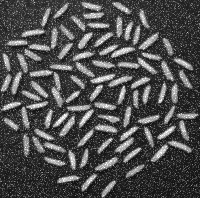
#> input picture images/rice_gaussian_noise.png, 200 x 198 px
$ python Q5b.py
#> lines starting #> are read from the running program, lines starting #| are printed output that depends on the picture; after the words box and inside, x2 and y2 are one past the last pixel; in counts of white or black regions, pixels touching at a corner belong together
import cv2
import numpy as np

# Load image
image = cv2.imread('images/rice_gaussian_noise.png', cv2.IMREAD_GRAYSCALE)
#> image is the input picture: shape (198, 200); min 10, max 255, mean 78.4

# Preprocessing (Gaussian blur)
blurred = cv2.GaussianBlur(image, (5, 5), 0)
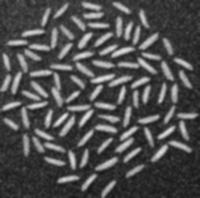
#> blurred: shape (198, 200); min 23, max 228, mean 78.4

# Thresholding (Otsu's method)
_, thresholded = cv2.threshold(blurred, 0, 255, cv2.THRESH_BINARY + cv2.THRESH_OTSU)
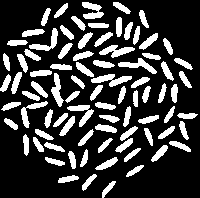
#> thresholded: shape (198, 200); 23.7% white; 84 white regions, largest, box (x1, y1, x2, y2) and area: (91, 74, 132, 87) 259, (99, 45, 135, 58) 233, (118, 58, 157, 74) 224

# Morphological operations (opening and closing)
kernel = np.ones((3, 3), np.uint8)
opening = cv2.morphologyEx(thresholded, cv2.MORPH_OPEN, kernel, iterations=2)
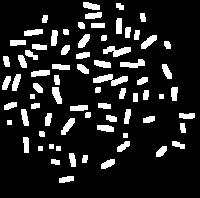
#> opening: shape (198, 200); 13.6% white; 74 white regions, largest, box (x1, y1, x2, y2) and area: (93, 74, 128, 86) 220, (103, 46, 131, 57) 178, (120, 59, 145, 68) 137
closing = cv2.morphologyEx(opening, cv2.MORPH_CLOSE, kernel, iterations=2)
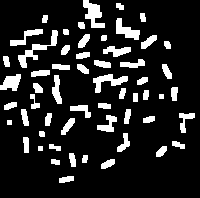
#> closing: shape (198, 200); 14.4% white; 57 white regions, largest, box (x1, y1, x2, y2) and area: (18, 30, 58, 68) 350, (83, 0, 105, 28) 330, (93, 74, 128, 93) 284

# Connected component analysis
num_labels, labels, stats, centroids = cv2.connectedComponentsWithStats(closing)
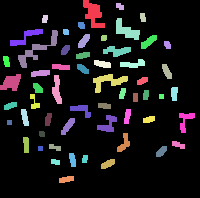
#> labels: shape (198, 200) int32; 58 distinct labels, from 0 to 57; one colour per label, 0 black
#> num_labels = 58; stats = 58 rows, first 6: [0, 0, 200, 198, 33901], [83, 0, 22, 28, 330], [116, 3, 8, 7, 44], [140, 13, 6, 9, 47], [42, 15, 6, 8, 42], [116, 18, 24, 22, 260]; centroids = 58 pairs, first value 6.03 to 185, second value 6 to 178.9

# Count of rice grains (excluding background)
rice_count = num_labels - 1
#> rice_count = 57

print(f"Number of rice grains in the image: {rice_count}")
#| Number of rice grains in the image: 57

$ run again, with images/rice_salt_pepper_noise.png copied over images/rice_gaussian_noise.png
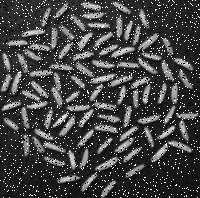
#> input picture images/rice_salt_pepper_noise.png, 200 x 198 px
#> image is the input picture: shape (198, 200); min 0, max 255, mean 69
#> `_, thresholded = cv2.threshold(blurred, 0, 255, cv2.THRESH_BINARY + cv..`:
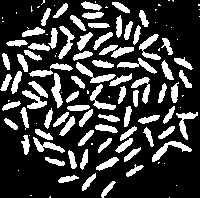
#> thresholded: shape (198, 200); 24.5% white; 122 white regions (41 under 20 px), largest, box (x1, y1, x2, y2) and area: (76, 62, 116, 83) 255, (152, 141, 192, 162) 252, (139, 34, 161, 60) 222
#> opening: shape (198, 200); 13.4% white; 85 white regions, largest, box (x1, y1, x2, y2) and area: (52, 75, 62, 105) 193, (92, 74, 113, 83) 124, (113, 47, 132, 57) 120
#> closing: shape (198, 200); 14.3% white; 64 white regions, largest, box (x1, y1, x2, y2) and area: (83, 0, 107, 28) 340, (92, 74, 129, 92) 263, (0, 74, 21, 92) 240
#> `num_labels, labels, stats, centroids = cv2.connectedComponentsWithStat..`:
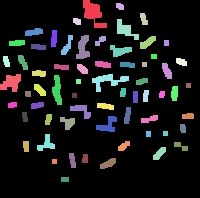
#> labels: shape (198, 200) int32; 65 distinct labels, from 0 to 64; one colour per label, 0 black
#> num_labels = 65; stats = 65 rows, first 6: [0, 0, 200, 198, 33944], [83, 0, 24, 28, 340], [116, 3, 8, 7, 47], [140, 13, 8, 12, 69], [73, 18, 8, 7, 48], [117, 19, 22, 21, 204]; centroids = 65 pairs, first value 5.92 to 188, second value 5.96 to 179
#> rice_count = 64
#| Number of rice grains in the image: 64
